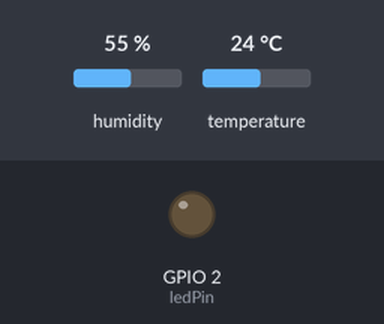
Recording of a sketch running on a simulated ESP32. Shown: output pins drawn as LEDs (lit = HIGH). The inputs (shaded band) are chosen by the test bench; at power-on: temperature 24 °C, humidity 55 %. WiFi joins after 1.5 s; servers stay silent unless stated; what the sketch prints to the serial monitor is not drawn.

Above: at 3.5 s.
3.6 s: temperature set to 29.6 °C
5.9 s: temperature set to 30.7 °C
At 7.1 s:
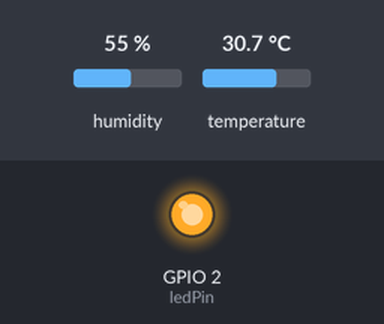
Timing chart, 0 to 18.3 s (numbered marks = the images above; inputs shaded):
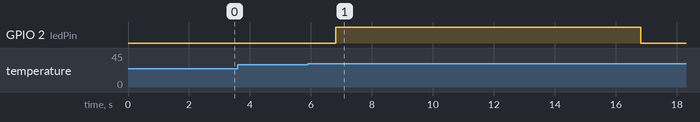

The sketch:

invernaderos.ino
```cpp
#include <WiFi.h>
#include <WiFiClientSecure.h>
#include <UniversalTelegramBot.h>
#include <ArduinoJson.h>
#include <DHT.h>

// Configuración de red WiFi
const char* ssid = "Wokwi-GUEST";
const char* password = "";
const char* chatId = "tu_chat_id";

// Configuración del bot de Telegram
#define BOT_TOKEN "7211031772:AAEeW7VskINFGisF3GMdapLfyyOi3YjbWis"
WiFiClientSecure client;
UniversalTelegramBot bot(BOT_TOKEN, client);

// Pin del LED integrado
const int ledPin = 2;

// Configuración del sensor de temperatura
#define DHTPIN 4     // Pin donde está conectado el DHT11/22
#define DHTTYPE DHT22   // Cambia a DHT11 si estás usando ese modelo
DHT dht(DHTPIN, DHTTYPE);

// Variables de control
float temperature;
float humidity;
bool windowsOpen = false;
unsigned long lastTempCheck = 0;
unsigned long tempCheckInterval = 30000; // 5 minutos en milisegundos

// Función para leer temperatura y humedad del sensor DHT
void readTemperatureAndHumidity() {
  temperature = dht.readTemperature();
  humidity = dht.readHumidity();

  if (isnan(temperature) || isnan(humidity)) {
    Serial.println("Error leyendo del sensor DHT");
  }
}

// Función para controlar el LED (motor)
void controlMotor(bool open) {
  digitalWrite(ledPin, HIGH);
  delay(10000); // Simula 10 segundos de operación del motor
  digitalWrite(ledPin, LOW);
  windowsOpen = open;
}

// Función para enviar notificaciones al bot
void sendNotification(String message) {
  bot.sendMessage(chatId, message, "");
}

// Setup
void setup() {
  Serial.begin(115200);
  WiFi.begin(ssid, password, 6); // Wokwi-GUEST es una red de prueba, cámbiala por la tuya
  while (WiFi.status() != WL_CONNECTED) {
    delay(1000);
    Serial.print(".");
  }
  Serial.println(" Conectado!");

  pinMode(ledPin, OUTPUT);
  digitalWrite(ledPin, LOW);
  dht.begin();

  // Configuración del cliente seguro
  client.setCACert(TELEGRAM_CERTIFICATE_ROOT); // Necesario para SSL

  // Notificación de inicio
  sendNotification("Sistema de ventilación del invernadero iniciado.");
}

// Loop
void loop() {

  readTemperatureAndHumidity();

  if (temperature > 30 && !windowsOpen) {
    sendNotification("Temperatura: " + String(temperature) + "°. Iniciando apertura!");
    controlMotor(true);
  } else if (temperature < 20 && windowsOpen) {
    sendNotification("Temperatura: " + String(temperature) + "°. Iniciando cierre!");
    controlMotor(false);
  }

  // Lectura de temperatura cada 30 minutos
  if (millis() - lastTempCheck > tempCheckInterval) {
    lastTempCheck = millis();
    sendNotification("Temperatura: " + String(temperature) + "°. Ventanas " + (windowsOpen ? "abiertas" : "cerradas") + ".");
  }

  // Manejo de comandos de Telegram
  int numNewMessages = bot.getUpdates(bot.last_message_received + 1);
  for (int i = 0; i < numNewMessages; i++) {
    String text = bot.messages[i].text;
    if (text == "/abrir" && !windowsOpen) {
      sendNotification("Comando recibido: /abrir. Iniciando apertura!");
      controlMotor(true);
    } else if (text == "/cerrar" && windowsOpen) {
      sendNotification("Comando recibido: /cerrar. Iniciando cierre!");
      controlMotor(false);
    }
  }
}
```

Measured:
- the behaviour switches between 30 and 30.1 °C on temperature (found by bisection; images 0 and 1)
- after the input at 3.6 s, every drawn part: stays the same
- after the input at 5.9 s, GPIO 2 (ledPin): LOW → HIGH after 0.92 s, → LOW 10.0 s later
